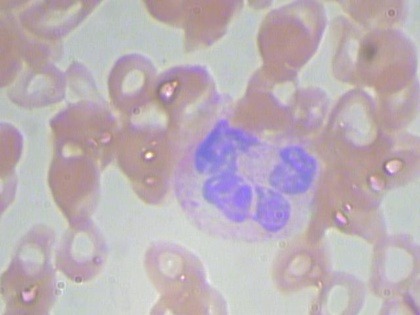
%> input picture datasets/BloodSeg/BloodImage_00000.jpg, 420 x 315 px, shrunk from 640 x 480 before the run
$ octave vogado_02.m   (GNU Octave 9; MATLAB toolbox functions it lacks are replaced by stand-ins)
%> lines starting %> are read from the running program, lines starting %| are printed output that depends on the picture
%> further down, image_rgb is the input picture: size 315x420x3 uint8; mean R, G, B 187.3, 175.5, 182.3
### wbc_vogado_02.m
function [ A ] = wbc_vogado( f )
%% made some edit, to make more easy to debug
% original source code by @lhvogado at Aug 31, 2019
% modified by @elybin at Apr 10, 2020
%% if it's set into true, program 'll showing more detailed images
% parted in 6
show_detailed_figure = true;

image_rgb = f;  % send into figure (a)
% pre-processing step, convert rgb into CIELAB (L*a*b)
transforma = makecform('srgb2lab');
lab = applycform(f,transforma);
%> lab: size 315x420x3 uint8; mean of channels 1, 2, 3 185.6, 133.6, 126.1
L = lab(:,:,1);
A = lab(:,:,2);
B = lab(:,:,3); % the bcomponent
lab_y = B; % send into figure (c)

AD = imadd(L,B);
f = im2double(f); % convert uint8 into double (don't really know what it is)
r = f(:,:,1); % red channel (rgb)
r = imadjust(r);
g = f(:,:,2);
g = imadjust(g);
b = f(:,:,3);
b = imadjust(b);
c = 1-r;
c = imadjust(c);
m = 1-g;

cmyk_m = m; % send into figure (b)
% add median filter into M component of CMYK
% previously it set to 3x3. but, i changed to 7x7 referenced into tuhe
% original paper
m = medfilt2(m, [7 7]); % updated in 13/04/2016 - 6:15
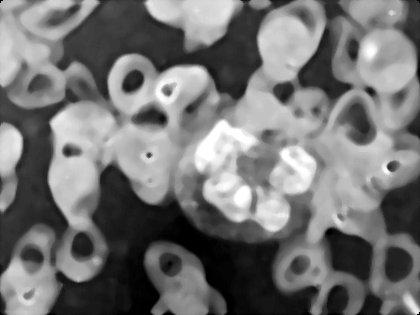
%> m: size 315x420 double; min 0, max 1, mean 0.453; mean of the top-left, top-right, bottom-left and bottom-right quarters 0.523, 0.536, 0.346, 0.409

cmyk_m_con_med  = m; % send into figure (d)

m = imadjust(m);
% m = imadjust(m);

y = 1-b;
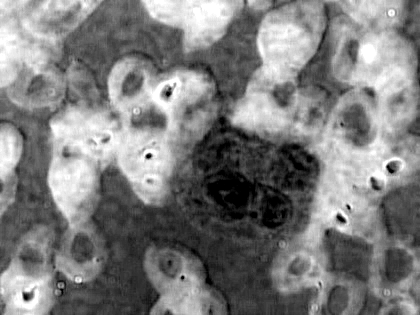
%> y: size 315x420 double; min 0, max 1, mean 0.491
y = imadjust(y);
AD = mat2gray(B);
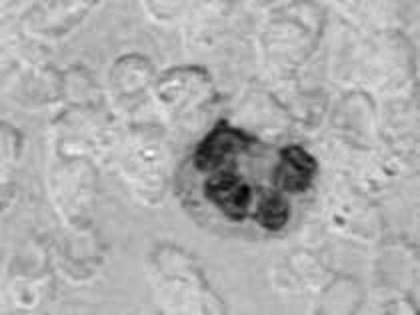
%> AD: size 315x420 double; min 0, max 1, mean 0.685
% AD = imadjust(AD);
AD = medfilt2(AD, [7 7]);
lab_y_con_med = AD;  % send into figure (e)
% subtract the M and b
sub = imsubtract(m,AD);
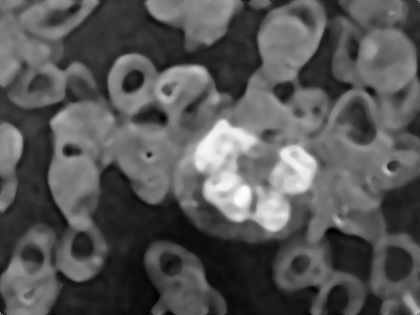
%> sub: size 315x420 double; min -0.817, max 0.951, mean -0.215; drawn with min black and max white
img_subt = sub; %  send into figure (f)

CMY = cat(3,c,m,y);
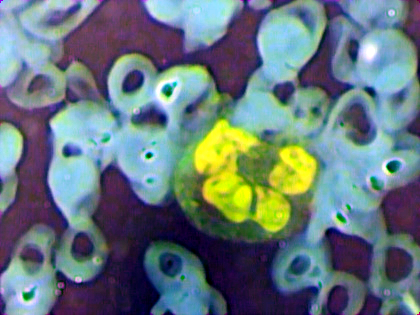
%> CMY: size 315x420x3 double; mean R, G, B 0.402, 0.47, 0.491
F = cat(3,r,g,b);
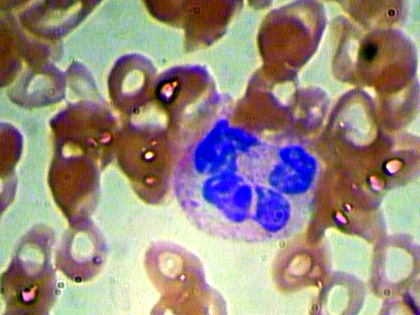
%> F: size 315x420x3 double; mean R, G, B 0.598, 0.547, 0.509
%%
LEN = 21;
THETA = 11;
PSF = fspecial('motion', LEN, THETA);
wnr1 = deconvwnr(sub,PSF,0);
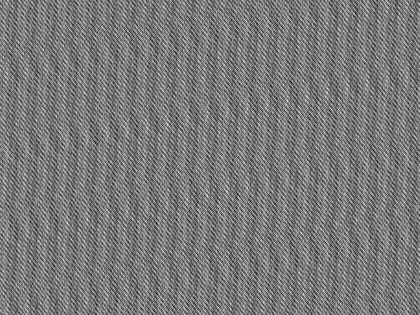
%> wnr1: size 315x420 double; min -122.2, max 133.3, mean -0.2; drawn with min black and max white
% figure, imshow(wnr1);
%%
ab = double(CMY(:,:,1:3));
nrows = (size(ab,1));
%> nrows = 315
ncols = (size(ab,2));
%> ncols = 420
ab = reshape(ab,nrows*ncols,3);

nrows = (size(c,1));
ncols = (size(c,2));
[x, y] = size(c);
%> x = 315; y = 420
data = [sub(:)];
nColors = 3; % Quantidade de grupos

%> the run ends on the next line
[cluster_idx, cluster_center] = kmeans(data, nColors, 'distance','sqEuclidean',...
  'Replicates',4);%Aplico o Kmeans


pixel_labels = reshape(cluster_idx, nrows, ncols);
mean_cluster_value = mean(cluster_center,2);
[tmp, idx] = sort(mean_cluster_value);
nuclei_cluster = idx(3);
[u,v] = size(c);
for i = 1:u
    for j = 1:v
           if pixel_labels(i,j) == nuclei_cluster
              A(i,j) = 1;
           else
              A(i,j) = 0;
           end
    end
end


img_clustering = A; % kim edit

img_clustering = imadjust(img_clustering);
img_clustering = bwareaopen(img_clustering, 0);

se = strel('disk',0);
se1 = strel('ball',1,1);

A = imdilate(A,se1);
A = imerode(A,se);
A = bwareaopen(A, 800); % vogado mention he use 800px
% figure, imshow(A);

% adding morphological operator that missing
% removing object regions with fewer than 800px

img_morpho = A; % kim edit

%% more deatiled image
if(show_detailed_figure)
    subplot(2,4,1);
    imshow(image_rgb);
    title('(a) Original', 'FontSize', 8);

    subplot(2,4,2);
    imshow(cmyk_m);
    title('(b) M from CMYK', 'FontSize', 8);


    subplot(2,4,3);
    imshow(lab_y);
    title('(c) *b from CIELAB', 'FontSize', 8);


    subplot(2,4,4);
    imshow(cmyk_m_con_med);
    title('(d) M con adj + med(7x7)', 'FontSize', 8);

    subplot(2,4,5);
    imshow(lab_y_con_med);
    title('(e) *b con adj + med(7x7)', 'FontSize', 8);

    subplot(2,4,6);
    imshow(img_subt);
    title('(f) *b - M', 'FontSize', 8);

    subplot(2,4,7);
    imshow(img_clustering);
    title('k-means', 'FontSize', 8);

    subplot(2,4,8);
    imshow(img_morpho);
    title('(g)  Morphological Ops.', 'FontSize', 8);
end % end if
end

### vogado_02.m
% Vogado's Image Segmentation Method
%
% @author       Khakim Assidiqi <hamas182@gmail.com>
% @created      march, 4th 2020
%% initialize
clc
clear all
close all

% loading rgb image
image_path = 'datasets/BloodSeg/BloodImage_00000.jpg'; % BloodSeg
image_rgb = imread(image_path); %Read the color image

[A] = wbc_vogado_02(image_rgb);
